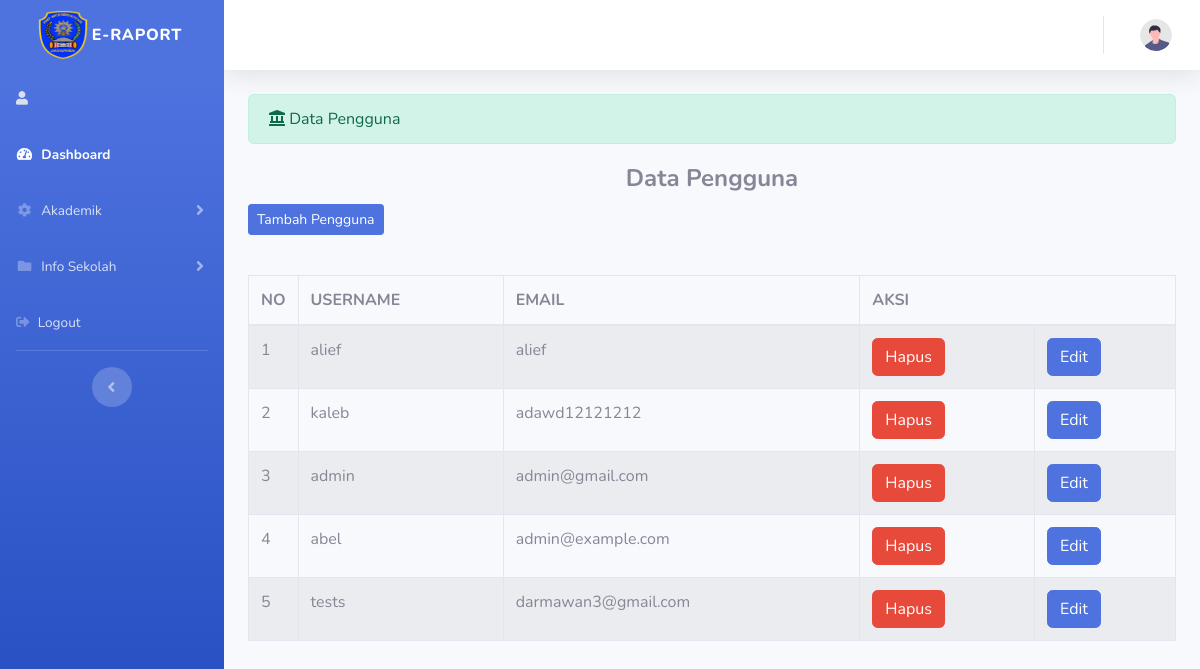
Page /index.php/administrator/user on the committed database.
### tables this page shows
CREATE TABLE `pengguna` (
  `idu` bigint(50) NOT NULL,
  `username` varchar(255) NOT NULL,
  `password` varchar(255) NOT NULL,
  `email` varchar(255) NOT NULL,
  `hak_akses` enum('admin','guru','wali kelas','siswa','') NOT NULL,
  `blokir` enum('Y','N') NOT NULL
);

### application/controllers/administrator/user.php (called while the page is built, shortened)
<?php
class User extends CI_Controller {
    public function __construct() {
        $this->load->model('user_model');
        $this->load->model('guru_model');
    }
    public function index(){
        $data['data_pengguna'] = $this->user_model->get_all();
        $this->load->view('templates_administrator/header');
        $this->load->view('templates_administrator/sidebar');
        $this->load->view('administrator/user', $data);
        $this->load->view('templates_administrator/footer');
    }
}

### index.php (called while the page is built, shortened)
<?php
require_once BASEPATH.'core/CodeIgniter.php';

### application/models/user_model.php (called while the page is built, shortened)
<?php
class user_model extends CI_Model{
    public function get_all(){
        $this->db->select('pengguna.idu, pengguna.username, pengguna.email, pengguna.hak_akses');
        $this->db->from('pengguna');
        $result = $this->db->get();
        return $result->result();
    }
}
?>

### application/views/administrator/user.php (the view, shortened to what this page needs)
<div class="container-fluid">
    <div class="alert alert-success" role="alert">
        <i class="fas fa-landmark"></i> Data Pengguna
    </div>
    <center>
        <legend class="mt-3"><strong>Data Pengguna</strong></legend>
    </center>
    <?php echo anchor('administrator/user/tambah', '<button class="btn btn-sm btn-primary mb-3">Tambah Pengguna</button>'); ?>
    <div class="mt-4">
        <table class="table table-bordered table-hover table-striped">
            <thead>
                <tr>
                    <th>NO</th>
                    <th>USERNAME</th>
                    <th>EMAIL</th>
                    <th colspan="2">AKSI</th>
                </tr>
            </thead>
            <tbody>
                <?php
                $no = 1;
                foreach ($data_pengguna as $pengguna) : ?>
                <tr>
                    <td width="20px"><?php echo $no++ ?></td>
                    <td><?php echo htmlspecialchars($pengguna->username, ENT_QUOTES, 'UTF-8'); ?></td>
                    <td><?php echo $pengguna->email; ?></td>
                    <td>
                        <a href="<?php echo base_url('administrator/user/delete/'.$pengguna->idu); ?>" class="btn btn-danger">Hapus</a>
                    </td>
                    <td>
                        <a href="<?php echo base_url('administrator/user/update/'.$pengguna->idu); ?>" class="btn btn-primary">Edit</a>
                    </td>
                </tr>
                <?php endforeach; ?>
            </tbody>
        </table>
    </div>
</div>

### rows in the picture
pengguna: username "alief", email "alief"
pengguna: username "kaleb", email "adawd12121212"
pengguna: username "admin", email "admin@gmail.com"
pengguna: username "abel", email "admin@example.com"
pengguna: username "tests", email "darmawan3@gmail.com"
